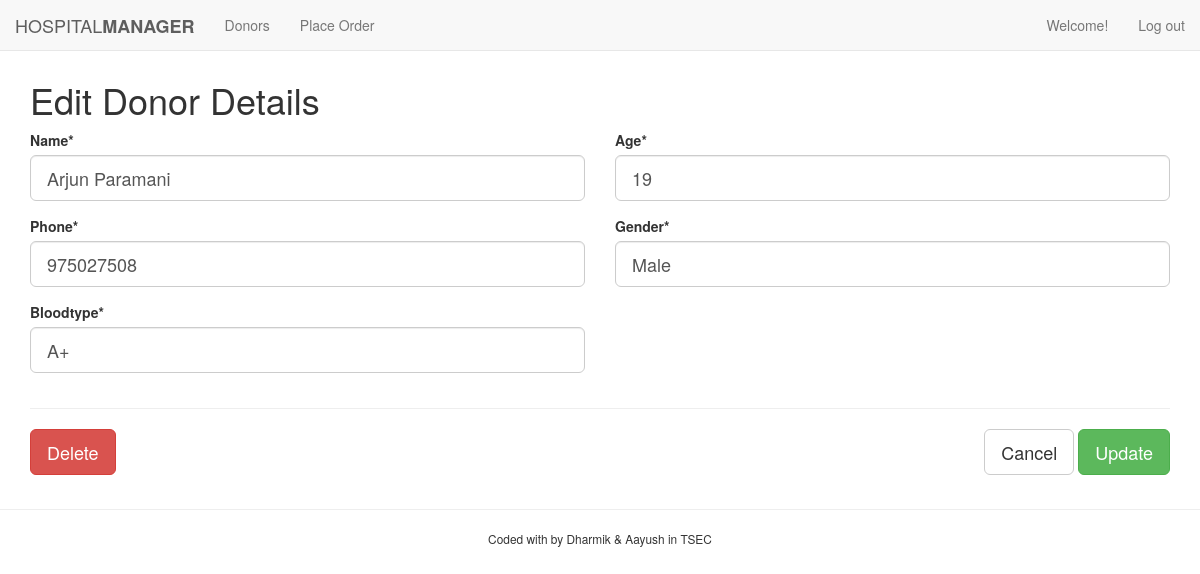
Page /hosp_edit.php?donarId=5 (signed in) on the committed database.
### tables this page shows
CREATE TABLE `donor` (
  `donarId` int(11) NOT NULL,
  `name` varchar(50) NOT NULL,
  `age` int(11) NOT NULL,
  `phoneNo` varchar(50) DEFAULT NULL,
  `gender` varchar(10) NOT NULL,
  `bloodtype` varchar(5) NOT NULL
);

### hosp_edit.php (the view, shortened to what this page needs)
<?php
include('connection.php');
include('functions.php');
$donorID=$_GET['donarId'];
$query="SELECT * from donor where donarId='$donorID'";
$result=mysqli_query($conn,$query);
if(mysqli_num_rows($result)>0){
    while($row=mysqli_fetch_assoc($result)){
        $donorName=$row['name'];
        $donorAge=$row['age'];
        $donorPhone=$row['phoneNo'];
        $donorGender=$row['gender'];
        $donorBloodtype=$row['bloodtype'];
        }
}
else{
      $alertMessage="<div class='alert alert-success'>Nothing to see here<a href='clients.php'>Head Back</a></div>";
}
include('hosp_header.php');
?>
<h1>Edit Donor Details</h1>
<form action="<?php echo htmlspecialchars($_SERVER['PHP_SELF']);?>" method="post" class="row">
    <div class="form-group col-sm-6">
        <label for="donor-name">Name*</label>
        <input type="text" class="form-control input-lg" id="donor-name" name="donorName" value="<?php echo $donorName;?>">
    </div>
    <div class="form-group col-sm-6">
        <label for="client-email">Age*</label>
        <input type="text" class="form-control input-lg" id="client-email" name="donorAge" value="<?php echo $donorAge;?>">
    </div>
    <div class="form-group col-sm-6">
        <label for="client-phone">Phone*</label>
        <input type="number" class="form-control input-lg" id="client-phone" name="donorPhone" value="<?php echo $donorPhone; ?>">
    </div>
    <div class="form-group col-sm-6">
        <label for="client-designation">Gender*</label>
        <input type="text" class="form-control input-lg" id="client-designation" name="donorGender" value="<?php echo $donorGender; ?>">
    </div>
    <div class="form-group col-sm-6">
        <label for="client-address">Bloodtype*</label>
        <input type="text" class="form-control input-lg" id="client-address" name="donorBloodtype" value="<?php echo $donorBloodtype?>">
    </div>
    <div class="col-sm-12">
        <hr>
        <button type="submit" class="btn btn-lg btn-danger pull-left" name="delete">Delete</button>
        <div class="pull-right">
            <a href="hosp_donors.php" type="button" class="btn btn-lg btn-default">Cancel</a>
            <button type="submit" class="btn btn-lg btn-success" name="update">Update</button>
        </div>
    </div>
</form>
<?php
include('footer.php');
?>

### rows in the picture
donor: donorName "Arjun Paramani", donorAge "19", donorPhone "975027508", donorGender "Male", donorBloodtype "A+"
